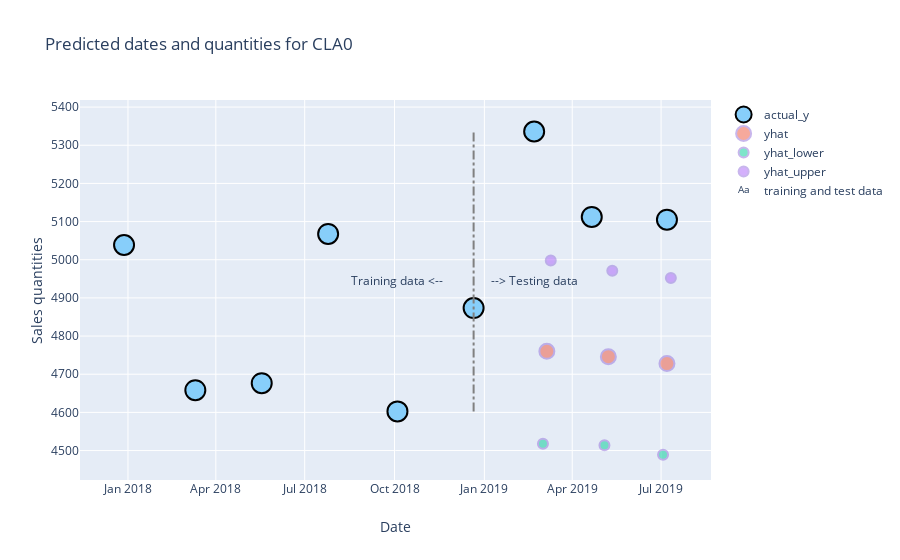

Notebook code for this chart:
### Code cell
(next_sale_dt_mdl,qty_mdl,full_preds_df)=generate_models_n_preds_df_n_plotly_viz('CLA0')

### Figure 1 — Plotly figure (JSON) as saved in the notebook; plotly's stock layout.template omitted (floating-point values rounded to 4 significant figures)
{"data": [{"marker": {"color": "LightSkyBlue", "line": {"color": "black", "width": 2}, "size": 20}, "mode": "markers", "name": "actual_y", "type": "scatter", "x": ["2017-12-28T00:00:00", "2018-03-11T00:00:00", "2018-05-18T00:00:00", "2018-07-25T00:00:00", "2018-10-04T00:00:00", "2018-12-21T00:00:00", "2019-02-21T00:00:00", "2019-04-21T00:00:00", "2019-07-07T00:00:00"], "y": [5039.0, 4658.0, 4676.0, 5068.0, 4603.0, 4873.0, 5336.0, 5112.0, 5105.0]}, {"marker": {"line": {"color": "MediumPurple", "width": 2}, "size": 15}, "mode": "markers", "name": "yhat", "opacity": 0.5, "type": "scatter", "x": ["2019-03-06T00:00:00", "2019-05-08T00:00:00", "2019-07-07T00:00:00"], "y": [4760, 4746, 4728]}, {"marker": {"line": {"color": "MediumPurple", "width": 2}, "size": 10}, "mode": "markers", "name": "yhat_lower", "opacity": 0.5, "type": "scatter", "x": ["2019-03-02T00:00:00", "2019-05-04T00:00:00", "2019-07-03T00:00:00"], "y": [4518, 4514, 4489]}, {"marker": {"line": {"color": "MediumPurple", "width": 2}, "size": 10}, "mode": "markers", "name": "yhat_upper", "opacity": 0.5, "type": "scatter", "x": ["2019-03-10T00:00:00", "2019-05-12T00:00:00", "2019-07-11T00:00:00"], "y": [4998, 4971, 4952]}, {"mode": "text", "name": "training and test data", "text": ["Training data <--", "--> Testing data"], "type": "scatter", "x": ["2018-10-04T00:00:00", "2019-02-21T00:00:00"], "y": [4941.0, 4941.0]}], "layout": {"autosize": true, "shapes": [{"line": {"color": "grey", "dash": "dashdot", "width": 2}, "type": "line", "x0": "2018-12-21T00:00:00", "x1": "2018-12-21T00:00:00", "y0": 4603.0, "y1": 5336.0}], "title": {"text": "Predicted dates and quantities for CLA0"}, "xaxis": {"autorange": true, "range": ["2017-11-15 05:32:18.4615", "2019-08-18 18:27:41.5385"], "title": {"text": "Date"}, "type": "date"}, "yaxis": {"autorange": true, "range": [4414.0, 5434.0], "title": {"text": "Sales quantities"}, "type": "linear"}}}
